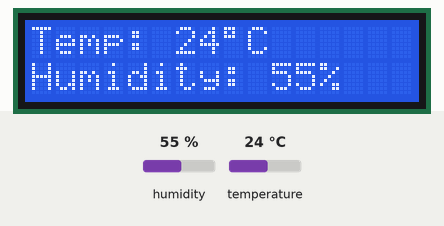
A sketch run on a simulated Arduino Uno, built with avr-gcc and run on an emulated ATmega328P. Parts: 16×2 character LCD. The inputs (shaded band) are chosen by the test bench; at power-on: humidity 55 %, temperature 24 °C.

Above: at 0.1 s.

The sketch:

arduino-weather-station.ino
```cpp
#include <dht11.h>
#include <LiquidCrystal.h>

// Define data pin for temp/humidity sensor
#define DHT11PIN 7

// Create LCD & Sensor variables
LiquidCrystal lcd(12, 11, 5, 4, 3, 2);
dht11 DHT11;

// Initialise LCD interface (columns, rows)
void  setup()
{
  lcd.begin(16, 2);
}

// Clear LCD and display new sensor readings every minute
void loop(){
  lcd.setCursor(0,0);

  // DHT11.read() returns an int that could be used to detect errors.
  DHT11.read(DHT11PIN);

  lcd.print("Temp: ");
  lcd.print(DHT11.temperature);
  lcd.print((char)223);
  lcd.print("C");

  lcd.setCursor(0,1);
  lcd.print("Humidity: ");
  lcd.print(DHT11.humidity);
  lcd.print("%");

  delay(60000);
  lcd.clear();
}
```
